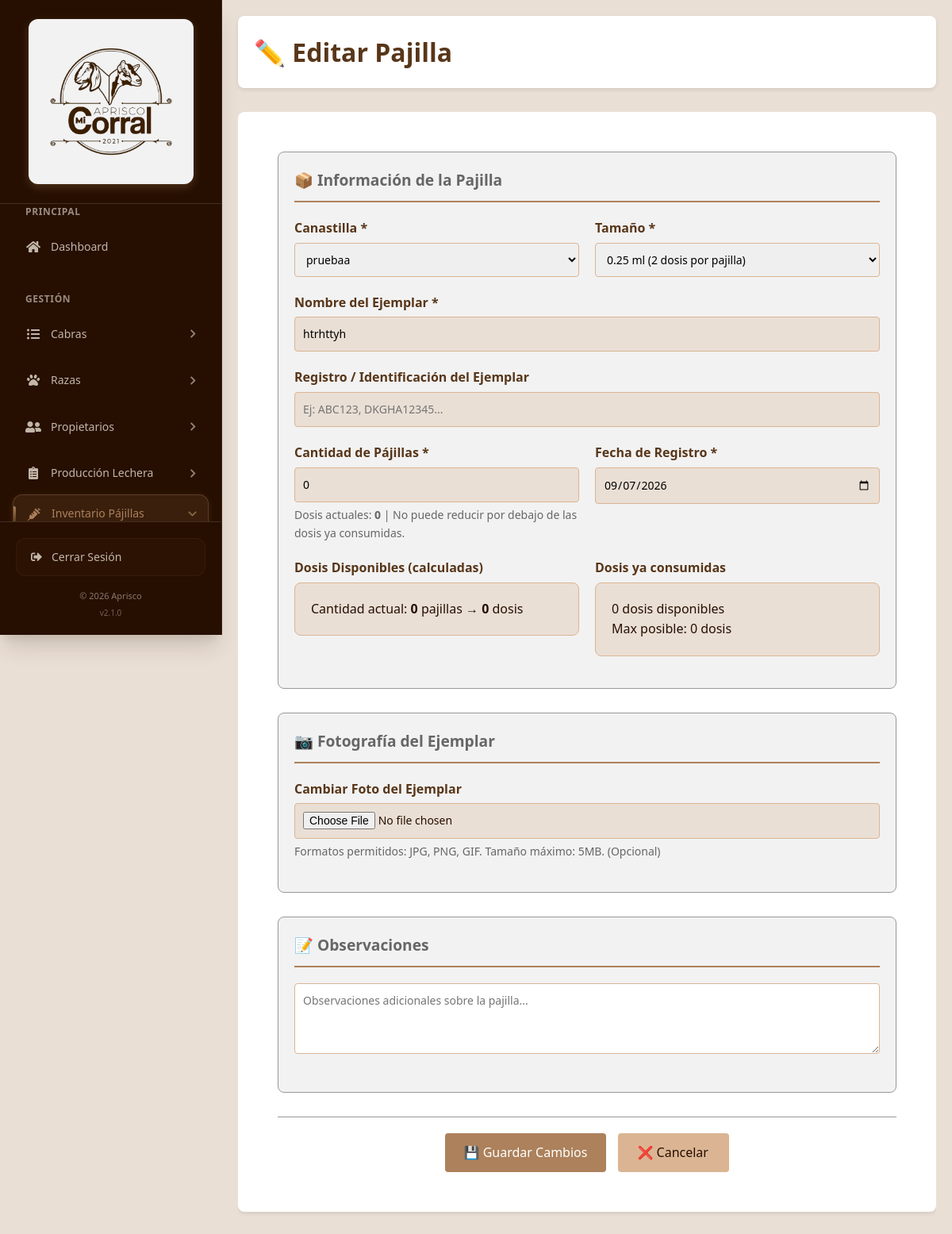
The app's page /pajillas/2/edit (signed in) with its own data.
### tables this page shows
CREATE TABLE `pajillas` (
  `id_pajilla` int UNSIGNED NOT NULL,
  `id_canastilla` int UNSIGNED NOT NULL,
  `nombre_ejemplar` varchar(255) NOT NULL,
  `registro_ejemplar` varchar(100) DEFAULT NULL,
  `foto` varchar(255) DEFAULT NULL,
  `tamano` enum('0.50 ml','0.25 ml') NOT NULL DEFAULT '0.50 ml',
  `cantidad` int UNSIGNED DEFAULT '0',
  `dosis_disponibles` int UNSIGNED DEFAULT '0',
  `observaciones` text,
  `fecha_registro` timestamp NULL DEFAULT CURRENT_TIMESTAMP
);

CREATE TABLE `canastillas` (
  `id_canastilla` int UNSIGNED NOT NULL,
  `nombre` varchar(150) NOT NULL,
  `descripcion` text,
  `fecha_registro` timestamp NULL DEFAULT CURRENT_TIMESTAMP
);

### config/database.php (called while the page is built)
<?php
class Database
{
    private $host = 'localhost';
    private $db_name = 'apriscom_aprisco';
    private $username = 'root';
    private $password = '';
    private $conn = null;
    public function getConnection()
    {
        if ($this->conn === null) {
            try {
                $this->conn = new PDO(
                    "mysql:host=" . $this->host . ";dbname=" . $this->db_name . ";charset=utf8mb4",
                    $this->username,
                    $this->password,
                    [
                        PDO::ATTR_ERRMODE => PDO::ERRMODE_EXCEPTION,
                        PDO::ATTR_DEFAULT_FETCH_MODE => PDO::FETCH_ASSOC,
                        PDO::ATTR_EMULATE_PREPARES => false
                    ]
                );
            } catch (PDOException $e) {
                error_log("Error de conexión: " . $e->getMessage());
                throw new Exception("Error de conexión a la base de datos");
            }
        }
        return $this->conn;
    }
}

### src/models/Pajilla.php (called while the page is built, shortened)
<?php
class Pajilla {
    private $db;
    public function __construct($db) {
        $this->db = $db;
    }
    public function getById($id) {
        try {
            $sql = "SELECT p.*, c.nombre AS canastilla_nombre
                    FROM pajillas p
                    LEFT JOIN canastillas c ON p.id_canastilla = c.id_canastilla
                    WHERE p.id_pajilla = :id";
            $stmt = $this->db->prepare($sql);
            $stmt->bindParam(':id', $id, PDO::PARAM_INT);
            $stmt->execute();
            return $stmt->fetch(PDO::FETCH_ASSOC);
        } catch (PDOException $e) {
            error_log("Error getting Pajilla by ID: " . $e->getMessage());
            return false;
        }
    }
}

### src/models/Canasta.php (called while the page is built, shortened)
<?php
class Canasta {
    private $db;
    public function __construct($db) {
        $this->db = $db;
    }
    public function getAll() {
        try {
            $sql = "SELECT * FROM canastillas ORDER BY nombre ASC";
            $stmt = $this->db->prepare($sql);
            $stmt->execute();
            return $stmt->fetchAll(PDO::FETCH_ASSOC);
        } catch (PDOException $e) {
            error_log("Error getting Canastillas: " . $e->getMessage());
            return [];
        }
    }
}

### includes/functions.php (called while the page is built, shortened)
<?php
function e($string) {
    return htmlspecialchars($string, ENT_QUOTES, 'UTF-8');
}

### src/views/pajillas/edit.php (the view, shortened to what this page needs)
<!DOCTYPE html>
<html lang="es">
<head>
    <link rel="stylesheet" href="<?php echo BASE_URL; ?>/assets/css/style.css">
    <link rel="stylesheet" href="https://cdnjs.cloudflare.com/ajax/libs/font-awesome/5.15.3/css/all.min.css">
</head>
<body>
    <?php include __DIR__ . '/../../../includes/sidebar.php'; ?>
    <div class="container">
        <header class="dashboard-header">
            <h1>✏️ Editar Pajilla</h1>
        </header>
        <main class="main-content">
            <div class="form-container">
                <form method="POST" action="<?php echo BASE_URL; ?>/pajillas/<?php echo $pajilla['id_pajilla']; ?>/edit" enctype="multipart/form-data" class="cabra-form">
                    <div class="form-section">
                        <h3>📦 Información de la Pajilla</h3>
                        <div class="form-row">
                            <div class="form-group">
                                <label for="id_canastilla">Canastilla *</label>
                                <select id="id_canastilla" name="id_canastilla" required>
                                    <?php foreach ($canastillas as $canasta): ?>
                                        <option value="<?php echo $canasta['id_canastilla']; ?>"
                                            <?php echo (isset($_SESSION['form_data']['id_canastilla']) && $_SESSION['form_data']['id_canastilla'] == $canasta['id_canastilla'])
                                                ? 'selected'
                                                : ($pajilla['id_canastilla'] == $canasta['id_canastilla'] ? 'selected' : ''); ?>>
                                            <?php echo e($canasta['nombre']); ?>
                                        </option>
                                    <?php endforeach; ?>
                                </select>
                            </div>
                            <div class="form-group">
                                <label for="tamano">Tamaño *</label>
                                <select id="tamano" name="tamano" required>
                                    <option value="0.25 ml" <?php echo (isset($_SESSION['form_data']['tamano']) && $_SESSION['form_data']['tamano'] === '0.25 ml') ? 'selected' : ($pajilla['tamano'] === '0.25 ml' ? 'selected' : ''); ?>>0.25 ml (2 dosis por pajilla)</option>
                                </select>
                            </div>
                        </div>
                        <div class="form-group">
                            <label for="nombre_ejemplar">Nombre del Ejemplar *</label>
                            <input type="text" id="nombre_ejemplar" name="nombre_ejemplar" required
                                   value="<?php echo isset($_SESSION['form_data']['nombre_ejemplar']) ? e($_SESSION['form_data']['nombre_ejemplar']) : e($pajilla['nombre_ejemplar']); ?>"
                                   placeholder="Ej: KONA ICE, BAYONET, ARESA...">
                        </div>
                        <div class="form-group">
                            <label for="registro_ejemplar">Registro / Identificación del Ejemplar</label>
                            <input type="text" id="registro_ejemplar" name="registro_ejemplar"
                                   value="<?php echo isset($_SESSION['form_data']['registro_ejemplar']) ? e($_SESSION['form_data']['registro_ejemplar']) : e($pajilla['registro_ejemplar']); ?>"
                                   placeholder="Ej: ABC123, DKGHA12345...">
                        </div>
                        <div class="form-row">
                            <div class="form-group">
                                <label for="cantidad">Cantidad de Pájillas *</label>
                                <input type="number" id="cantidad" name="cantidad" min="0" required
                                       value="<?php echo isset($_SESSION['form_data']['cantidad']) ? e($_SESSION['form_data']['cantidad']) : e($pajilla['cantidad']); ?>">
                                <small class="form-help">
                                    Dosis actuales: <strong><?php echo e($pajilla['dosis_disponibles']); ?></strong> |
                                    No puede reducir por debajo de las dosis ya consumidas.
                                </small>
                            </div>
                            <div class="form-group">
                                <label for="fecha_registro">Fecha de Registro *</label>
                                <input type="date" id="fecha_registro" name="fecha_registro" required
                                       value="<?php echo isset($_SESSION['form_data']['fecha_registro']) ? e($_SESSION['form_data']['fecha_registro']) : date('Y-m-d', strtotime($pajilla['fecha_registro'])); ?>">
                            </div>
                        </div>
                        <div class="form-row">
                            <div class="form-group">
                                <label>Dosis Disponibles (calculadas)</label>
                                <div class="info-display">
                                    <?php
                                    $multiplicador = $pajilla['tamano'] === '0.25 ml' ? 2 : 1;
                                    $dosis_actuales = $pajilla['cantidad'] * $multiplicador;
                                    ?>
                                    Cantidad actual: <strong><?php echo e($pajilla['cantidad']); ?></strong> pajillas
                                    → <strong><?php echo e($dosis_actuales); ?></strong> dosis
                                </div>
                            </div>
                            <div class="form-group">
                                <label>Dosis ya consumidas</label>
                                <div class="info-display">
                                    <?php echo e($pajilla['dosis_disponibles']); ?> dosis disponibles
                                    <br>
                                    Max posible: <?php echo e($pajilla['cantidad'] * $multiplicador); ?> dosis
                                </div>
                            </div>
                        </div>
                    </div>
                    <div class="form-section">
                        <h3>📷 Fotografía del Ejemplar</h3>
                        <div class="form-group">
                            <label for="foto">Cambiar Foto del Ejemplar</label>
                            <input type="file" id="foto" name="foto" accept="image/*">
                            <small class="form-help">Formatos permitidos: JPG, PNG, GIF. Tamaño máximo: 5MB. (Opcional)</small>
                        </div>
                    </div>
                    <div class="form-section">
                        <h3>📝 Observaciones</h3>
                        <div class="form-group">
                            <textarea name="observaciones" id="observaciones" rows="3"
                                      placeholder="Observaciones adicionales sobre la pajilla..."><?php echo isset($_SESSION['form_data']['observaciones']) ? e($_SESSION['form_data']['observaciones']) : e($pajilla['observaciones']); ?></textarea>
                        </div>
                    </div>
                    <div class="form-actions">
                        <button type="submit" class="btn btn-primary">💾 Guardar Cambios</button>
                        <a href="<?php echo BASE_URL; ?>/pajillas/<?php echo $pajilla['id_pajilla']; ?>" class="btn btn-secondary">❌ Cancelar</a>
                    </div>
                </form>
            </div>
        </main>
    </div>
</body>
</html>

### assets/css/style.css (style rules this page uses)
:root { --dark: #260f01; --brown: #583619; --tan: #ac815b; --beige: #dbb593; --cream: #eadfd5; --light: #f2f2f2; --black: #000000; --white: #ffffff; --gray: #666666; --light-gray: #999999; }
* { margin: 0; padding: 0; box-sizing: border-box; }
html { overflow-x: hidden; }
body { min-width: 320px; overflow-x: hidden; }
input, select, textarea, button { max-width: 100%; font: inherit; }
.container, .main-content, .dashboard-content, .dashboard-header, .form-container, .cabra-detail-container { width: 100%; min-width: 0; }
.sidebar ~ .container, .sidebar ~ .main-content { width: calc(100% - 280px); margin-left: 280px; }
.main-content { min-width: 0; overflow-x: auto; }
.dashboard-header > *, .actions-bar > *, .info-header > * { min-width: 0; }
.detail-actions .btn, .form-actions .btn, .cabra-actions .btn { max-width: 100%; }
body { font-family: "Segoe UI", Tahoma, Geneva, Verdana, sans-serif; line-height: 1.6; color: var(--dark); background-color: var(--cream); }
.container { max-width: 1200px; margin: 0 auto; padding: 20px; }
.form-group { margin-bottom: 20px; }
.form-group label { display: block; margin-bottom: 5px; font-weight: 600; color: var(--dark); }
.form-group input { width: 100%; padding: 12px; border: 1px solid var(--beige); border-radius: 4px; font-size: 16px; transition: border-color 0.3s; background-color: var(--cream); }
.form-group small { display: block; margin-top: 5px; color: var(--gray); font-size: 14px; }
.btn { display: inline-block; padding: 12px 24px; background-color: var(--tan); color: var(--white); text-decoration: none; border: none; border-radius: 4px; cursor: pointer; font-size: 16px; transition: background-color 0.3s; }
.btn-primary { background-color: var(--tan); width: 100%; }
.btn-secondary { background-color: var(--beige); color: var(--dark); }
.dashboard-header { display: flex; justify-content: space-between; align-items: center; background: var(--white); padding: 20px; border-radius: 8px; margin-bottom: 30px; box-shadow: 0 2px 5px rgba(0, 0, 0, 0.1); }
.dashboard-header h1 { color: var(--brown); margin: 0; overflow-wrap: anywhere; }
.form-section { margin-bottom: 30px; }
.form-section h3 { color: var(--brown); margin-bottom: 20px; font-size: 18px; padding-bottom: 10px; border-bottom: 2px solid var(--beige); }
.info-display { background: var(--cream); padding: 20px; border-radius: 8px; border: 1px solid var(--beige); }
.form-actions { display: flex; gap: 15px; justify-content: center; margin-top: 30px; padding-top: 20px; border-top: 1px solid var(--beige); }
.form-actions .btn { width: auto; min-width: 140px; }
.form-container { background: var(--white); padding: 20px; border-radius: 8px; margin-bottom: 30px; box-shadow: 0 2px 5px rgba(0, 0, 0, 0.1); }
.cabra-form { padding: 30px; }
.form-section { border: 1px solid var(--light-gray); border-radius: 8px; padding: 20px; background: var(--light); }
.form-section h3 { margin: 0 0 20px 0; color: var(--gray); font-size: 1.2em; border-bottom: 2px solid var(--tan); padding-bottom: 10px; }
.form-row { display: grid; grid-template-columns: 1fr 1fr; gap: 20px; }
.form-group label { display: block; margin-bottom: 5px; font-weight: bold; color: var(--brown); }
.form-group input, .form-group select { width: 100%; padding: 10px; border: 1px solid var(--beige); border-radius: 4px; font-size: 14px; }
.form-help { display: block; margin-top: 5px; color: var(--gray); font-size: 0.9em; }
.form-actions { display: flex; gap: 15px; justify-content: center; margin-top: 30px; padding-top: 20px; border-top: 1px solid var(--light-gray); }
.form-group input, .form-group select, .form-group textarea { width: 100%; padding: 10px; border: 1px solid var(--beige); border-radius: 4px; font-size: 14px; }

### includes/sidebar.php (style rules this page uses)
:root { --dark: #260F01; --brown: #583619; --tan: #AC815B; --beige: #DBB593; --cream: #EADFD5; --light: #F2F2F2; --black: #000000; --white: #FFFFFF; --gray: #666666; --light-gray: #999999; }

### records on screen
pajillas: id_canastilla "pruebaa", tamano "0.25 ml (2 dosis por pajilla)", nombre_ejemplar "htrhttyh", cantidad "0", dosis_disponibles "0", fecha_registro "09/07/2026", $pajilla['cantidad']*$multiplicador "0"

### other values on screen
SITE_NAME "Aprisco"
